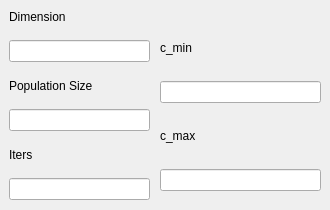
    <widget class="QWidget" name="GOA">
     <widget class="QWidget" name="verticalLayoutWidget_49">
      <property name="geometry">
       <rect>
        <x>9</x>
        <y>-1</y>
        <width>141</width>
        <height>201</height>
       </rect>
      </property>
      <layout class="QVBoxLayout" name="verticalLayout_55">
       <item>
        <widget class="QLabel" name="label_168">
         <property name="text">
          <string>Dimension</string>
         </property>
        </widget>
       </item>
       <item>
        <widget class="QLineEdit" name="GOA_dim"/>
       </item>
       <item>
        <widget class="QLabel" name="label_169">
         <property name="text">
          <string>Population Size</string>
         </property>
        </widget>
       </item>
       <item>
        <widget class="QLineEdit" name="GOA_popSize"/>
       </item>
       <item>
        <widget class="QLabel" name="label_131">
         <property name="text">
          <string>Iters</string>
         </property>
        </widget>
       </item>
       <item>
        <widget class="QLineEdit" name="GOA_iters"/>
       </item>
      </layout>
     </widget>
     <widget class="QWidget" name="verticalLayoutWidget_50">
      <property name="geometry">
       <rect>
        <x>160</x>
        <y>20</y>
        <width>161</width>
        <height>171</height>
       </rect>
      </property>
      <layout class="QVBoxLayout" name="verticalLayout_61">
       <item>
        <widget class="QLabel" name="label_130">
         <property name="text">
          <string>c_min</string>
         </property>
        </widget>
       </item>
       <item>
        <widget class="QLineEdit" name="GOA_c_min"/>
       </item>
       <item>
        <widget class="QLabel" name="label_170">
         <property name="text">
          <string>c_max</string>
         </property>
        </widget>
       </item>
       <item>
        <widget class="QLineEdit" name="GOA_c_max"/>
       </item>
      </layout>
     </widget>
    </widget>
